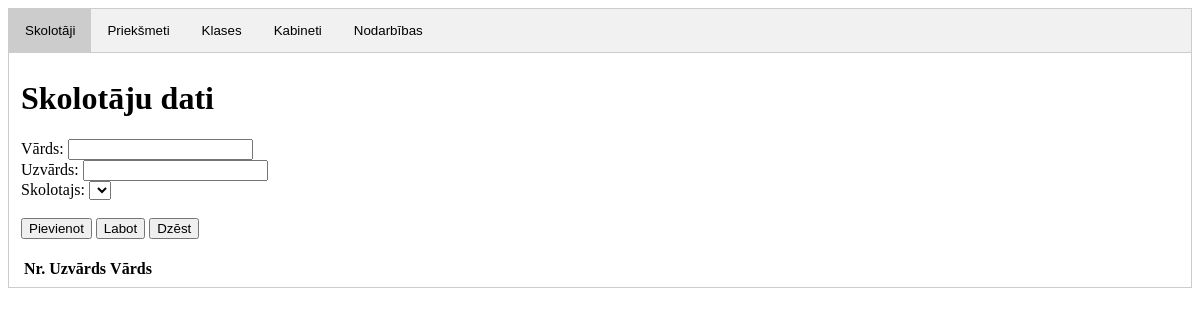
Before: / with the older database file.
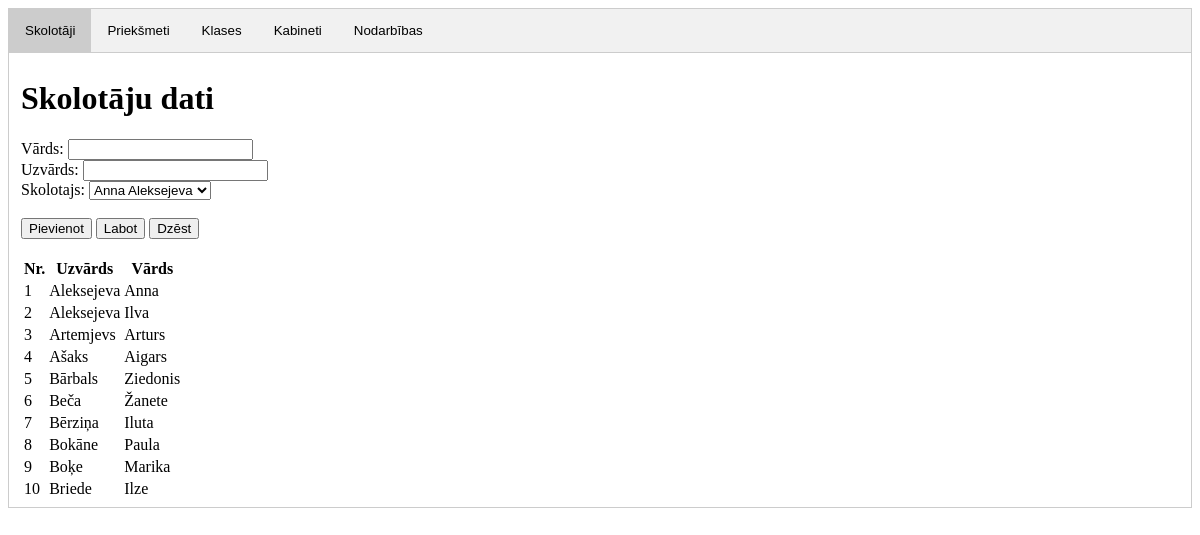
After: the same page with the newer database file.
### tables this page shows
CREATE TABLE skolotaji(
	id_skolotajs INT AUTO_INCREMENT PRIMARY KEY,
	vards VARCHAR(40) NOT NULL,
	uzvards VARCHAR(40) NOT NULL);

### services/skolotajs_service.php (called while the page is built, shortened)
<?php
    class SkolotajsService{
        private $table = "skolotaji";
        public function getAllSkolotaji($conn):array{
            $sql = "SELECT * FROM ".$this->table;
            $skolotaji = array();
            $result = $conn->query($sql);
            while($row = $result->fetch_object()){
                $id = $row->id_skolotajs;
                $vards = $row->vards;
                $uzvards = $row->uzvards;
                $this->skolotajs = new Skolotajs($vards, $uzvards);
                $this->skolotajs->setID($id);
                array_push($skolotaji, $this->skolotajs);
            }
            return $skolotaji;
        }
    }
?>

### data/skolotajs.php (called while the page is built, shortened)
<?php
    class Skolotajs{
        private $vards;
        private $uzvards;
        public function __construct($vards, $uzvards){
            $this->vards = $vards;
            $this->uzvards = $uzvards;
        }
        public function getVards(){
            return $this->vards;
        }
        public function getUzvards(){
            return $this->uzvards;
        }
    }
?>

### index.php (the view, shortened to what this page needs)
<!doctype html>
<html>
    <head>
        <link rel="stylesheet" href="css/style.css" />
        <?php
            $hostname = "localhost";
            $user = "root";
            $database = "stundu_saraksts";
            $conn = new mysqli($hostname, $user, 'root', $database);
            $skolotajsService = new SkolotajsService();
        ?>
    </head>
    <body>
        <div class="tab">
            <button id="defaultOpen" class="tablinks" onclick="openSection(event, 'skolotaji')">Skolotāji</button>
            <button class="tablinks" onclick="openSection(event, 'prieksmeti')">Priekšmeti</button>
            <button class="tablinks" onclick="openSection(event, 'klases')">Klases</button>
            <button class="tablinks" onclick="openSection(event, 'kabineti')">Kabineti</button>
            <button class="tablinks" onclick="openSection(event, 'nodarbibas')" >Nodarbības</button>
        </div>
        <div id="skolotaji" class="tabcontent">
            <h1>Skolotāju dati</h1>
            <form method="get">
                Vārds: <input type="text" name="vards" /><br>
                Uzvārds: <input type="text" name="uzvards" /><br>
                Skolotajs: <select name="skolotajs">
                    <?php
                        $skolotaji = $skolotajsService->getAllSkolotaji($conn);
                        foreach($skolotaji as $s){
                            $fName = $s->getVards();
                            $lName = $s->getUzvards();
                            echo "<option>$fName $lName</option>";
                        }
                    ?>
                </select>
                <br>
                <br>
                <input type="submit" name="newSkolotajs" value="Pievienot" />
                <input type="submit" name="editSkolotajs" value="Labot" />
                <input type="submit" name="deleteSkolotajs" value="Dzēst" />
            </form>
            <br>
            <table>
                <tr>
                    <th>Nr.</th>
                    <th>Uzvārds</th>
                    <th>Vārds</th>
                </tr>
                <?php
                    $skolotaji = $skolotajsService->getAllSkolotaji($conn);
                    $i = 1;
                    foreach($skolotaji as $s){
                        $fName = $s->getVards();
                        $lName = $s->getUzvards();
                        echo "<tr>
                                <td>$i</td>
                                <td>$lName</td>
                                <td>$fName</td>
                            </tr>";
                        $i++;
                    }
                ?>
            </table>
        </div>
    </body>
</html>

### css/style.css (style rules this page uses)
.tab { overflow: hidden; border: 1px solid #cccccc; background-color: #F1F1F1; }
.tab button { background-color: inherit; float: left; border: none; outline: none; cursor: pointer; padding: 14px 16px; transition: 0.3s }
.tab button.active { background-color: #cccccc; }
.tabcontent { display: none; padding: 6px 12px; border: 1px solid #cccccc; border-top: none; }

Changed rows visible on the page:
added skolotaji: uzvards "Aleksejeva", vards "Anna"
added skolotaji: uzvards "Aleksejeva", vards "Ilva"
added skolotaji: uzvards "Artemjevs", vards "Arturs"
added skolotaji: uzvards "Ašaks", vards "Aigars"
added skolotaji: uzvards "Bārbals", vards "Ziedonis"
added skolotaji: uzvards "Beča", vards "Žanete"
added skolotaji: uzvards "Bērziņa", vards "Iluta"
added skolotaji: uzvards "Bokāne", vards "Paula"
added skolotaji: uzvards "Boķe", vards "Marika"
added skolotaji: uzvards "Briede", vards "Ilze"
Other visible differences:
form field skolotajs: (not shown) → "Anna Aleksejeva"
